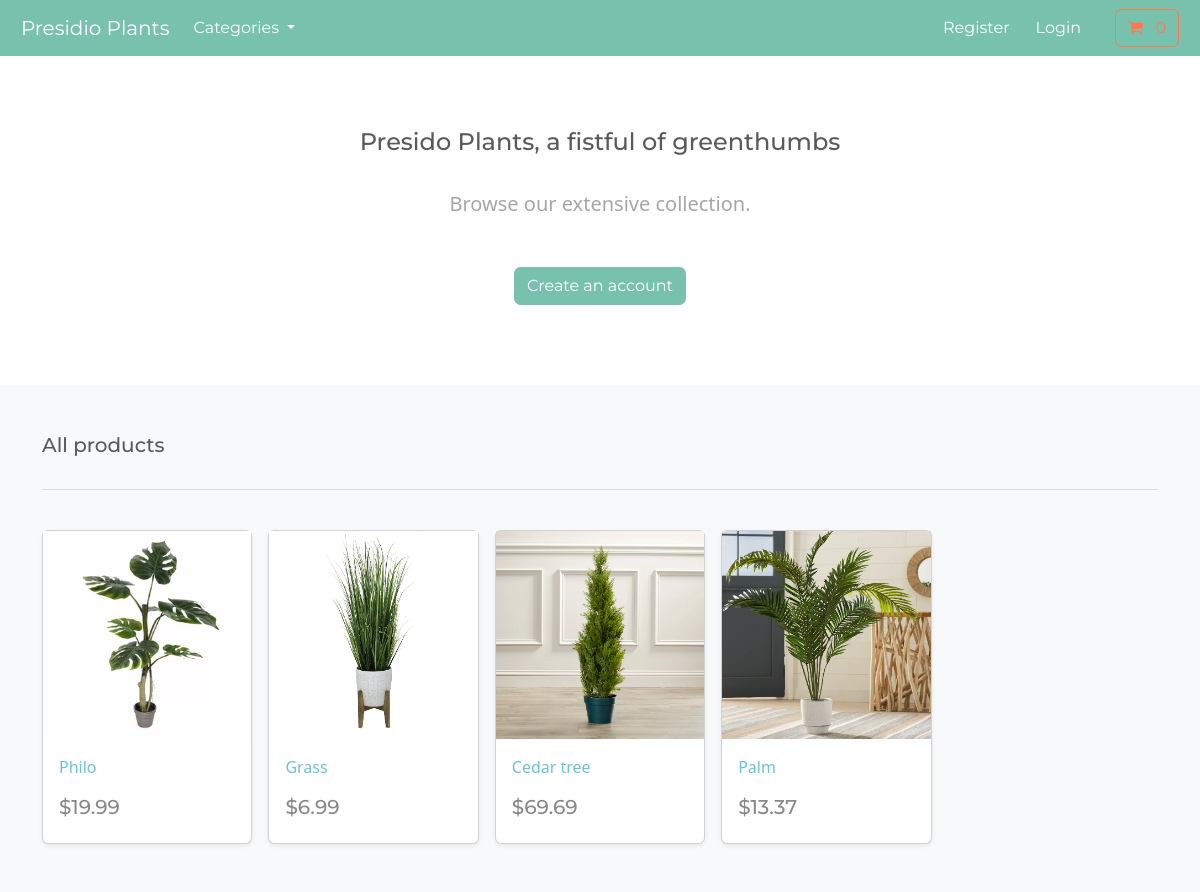
The page / on the database its author committed.
### store/models.py (models this page shows, shortened)
class Product(models.Model):
    category = models.ForeignKey(Category, related_name='product', on_delete=models.CASCADE, null=True)
    title = models.CharField(max_length=250)
    brand = models.CharField(max_length=250, default='none')
    description = models.TextField(blank=True)
    slug = models.SlugField(max_length=255)
    price = models.DecimalField(max_digits=4, decimal_places=2)
    image = models.ImageField(upload_to='images/')
    class Meta:
        verbose_name_plural = 'products'
    def get_absolute_url(self):
        return reverse('product-info', args=[self.slug])

### store/views.py (the view)
# urls.py: path('', include('store.urls')),
def store(request):
    all_products = Product.objects.all()
    context = {'all_products': all_products}
    return render(request, 'store/store.html', context)

### cart/context_processors.py (called while the page is built)
def cart(request):
    return {'cart': Cart(request)}

### store/models.py (called while the page is built)
    def get_absolute_url(self):
        return reverse('list-category', args=[self.slug])

### store/views.py (called while the page is built)
def categories(request):
    all_categories = Category.objects.all()
    return {'all_categories': all_categories}

### store/templates/store/store.html (shortened to what this page needs)
{% extends "./base.html" %}
{% load static %}
{% block content %}
    <section class="py-4 text-center container">
        <div class="row py-lg-5">
            <div class="col-lg-6 col-md-8 mx-auto">
                <h4> Presido Plants, a fistful of greenthumbs </h4>
                <br>
                <p class="lead text-muted">
                Browse our extensive collection.
                </p>
                <br>
                <a href="#" class="btn btn-primary my-2"> Create an account </a>
            </div>
        </div>
    </section>
  <div class="album py-5 bg-light">
    <div class="container">
      <div class="pb-3 h5"> All products </div>
      <hr>
      <br>
      <div class="row row-cols-1 row-cols-sm-2 row-cols-md-5 g-3">
        {% for product in all_products %}
            <div class="col">
                <div class="card shadow-sm">
                <img class="img-fluid" alt="Responsive image" src={{ product.image.url }}>
                <div class="card-body">
                    <p class="card-text">
                        <a class="text-info text-decoration-none" href={{product.get_absolute_url}}>{{ product.title | capfirst }}</a>
                    </p>
                    <div class="d-flex justify-content-between align-items-center">
                    <h5> ${{ product.price }}</h5>
                    </div>
                </div>
                </div>
          </div>
        {% endfor %}
      </div>
    </div>
  </div>
{% endblock %}

### rows shown on the page
Product: image (picture), title "Philo", price "19.99"
Product: image (picture), title "Grass", price "6.99"
Product: image (picture), title "Cedar tree", price "69.69"
Product: image (picture), title "Palm", price "13.37"
